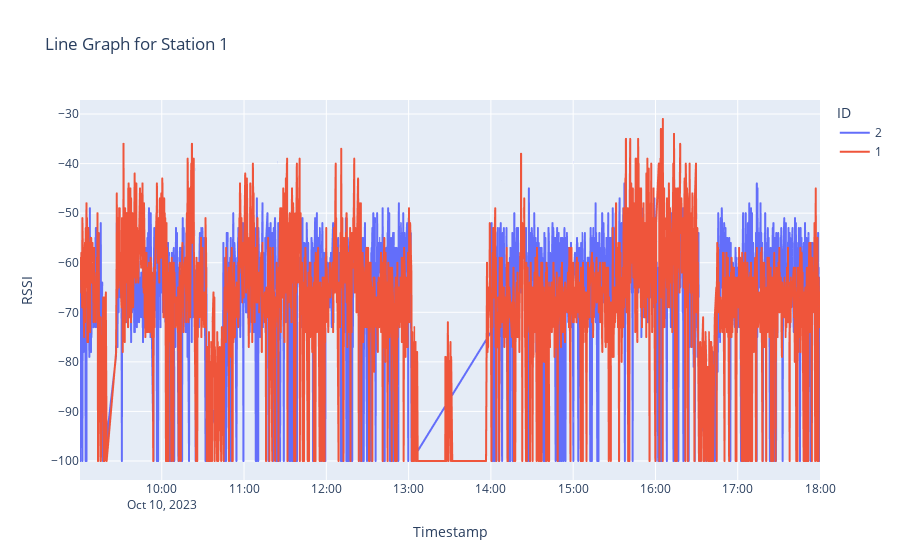
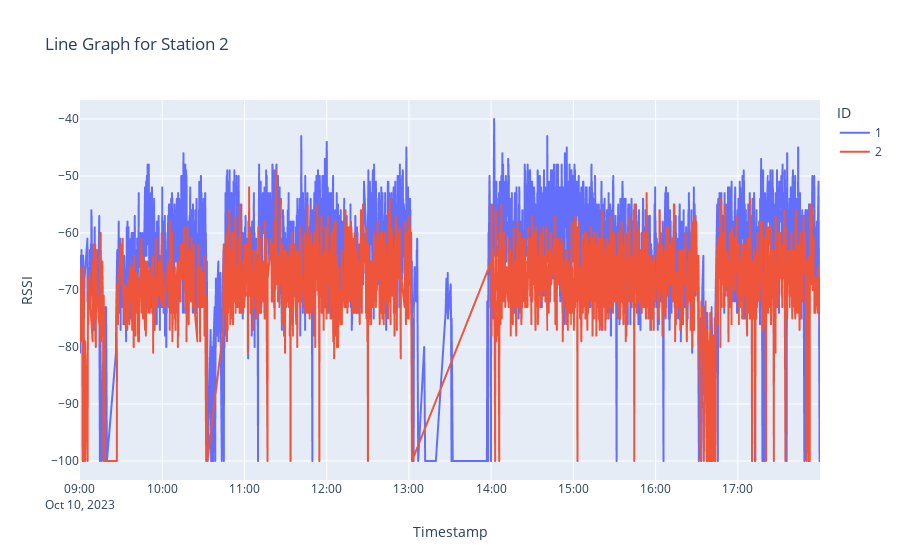
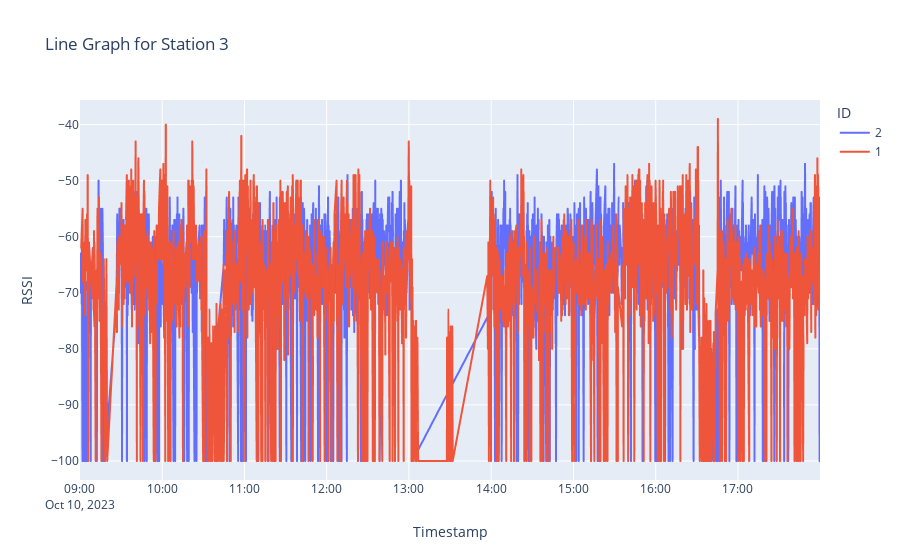

Source (notebook cell) for these figures, in order:
### Code cell
def plot_ble(df,station):
    # Plotly line graph
    fig = px.line(df, x='ts', y='rssi', color='id', title=f'Line Graph for Station {station}')
    fig.update_layout(xaxis_title='Timestamp', yaxis_title='RSSI', legend_title='ID')
    fig.show()

plot_ble(df1,station =1)
plot_ble(df2, station =2)
plot_ble(df3, station = 3)

#1 fim 18:02:00 -> 18:06:00
#2 inicio 17:57:30 -> 18:01:00

#3 monta cargas 18:07:00 -> 18:10:00

### Figure 1 — Plotly figure (JSON) as saved in the notebook; plotly's stock layout.template omitted (floating-point values rounded to 4 significant figures; data arrays with more than 128 entries replaced by an {"elided": "..."} marker saying what was removed)
{"data": [{"hovertemplate": "id=2<br>ts=%{x}<br>rssi=%{y}<extra></extra>", "legendgroup": "2", "line": {"color": "#636efa", "dash": "solid"}, "marker": {"symbol": "circle"}, "mode": "lines", "name": "2", "showlegend": true, "type": "scattergl", "x": {"elided": "1658 str values"}, "xaxis": "x", "y": {"elided": "1658 int values"}, "yaxis": "y"}, {"hovertemplate": "id=1<br>ts=%{x}<br>rssi=%{y}<extra></extra>", "legendgroup": "1", "line": {"color": "#EF553B", "dash": "solid"}, "marker": {"symbol": "circle"}, "mode": "lines", "name": "1", "showlegend": true, "type": "scattergl", "x": {"elided": "1770 str values"}, "xaxis": "x", "y": {"elided": "1770 int values"}, "yaxis": "y"}], "layout": {"legend": {"title": {"text": "ID"}, "tracegroupgap": 0}, "title": {"text": "Line Graph for Station 1"}, "xaxis": {"anchor": "y", "domain": [0, 1], "title": {"text": "Timestamp"}}, "yaxis": {"anchor": "x", "domain": [0, 1], "title": {"text": "RSSI"}}}}

### Figure 2 — Plotly figure (JSON) as saved in the notebook; plotly's stock layout.template omitted (floating-point values rounded to 4 significant figures; data arrays with more than 128 entries replaced by an {"elided": "..."} marker saying what was removed)
{"data": [{"hovertemplate": "id=1<br>ts=%{x}<br>rssi=%{y}<extra></extra>", "legendgroup": "1", "line": {"color": "#636efa", "dash": "solid"}, "marker": {"symbol": "circle"}, "mode": "lines", "name": "1", "showlegend": true, "type": "scattergl", "x": {"elided": "2090 str values"}, "xaxis": "x", "y": {"elided": "2090 int values"}, "yaxis": "y"}, {"hovertemplate": "id=2<br>ts=%{x}<br>rssi=%{y}<extra></extra>", "legendgroup": "2", "line": {"color": "#EF553B", "dash": "solid"}, "marker": {"symbol": "circle"}, "mode": "lines", "name": "2", "showlegend": true, "type": "scattergl", "x": {"elided": "1571 str values"}, "xaxis": "x", "y": {"elided": "1571 int values"}, "yaxis": "y"}], "layout": {"legend": {"title": {"text": "ID"}, "tracegroupgap": 0}, "title": {"text": "Line Graph for Station 2"}, "xaxis": {"anchor": "y", "domain": [0, 1], "title": {"text": "Timestamp"}}, "yaxis": {"anchor": "x", "domain": [0, 1], "title": {"text": "RSSI"}}}}

### Figure 3 — Plotly figure (JSON) as saved in the notebook; plotly's stock layout.template omitted (floating-point values rounded to 4 significant figures; data arrays with more than 128 entries replaced by an {"elided": "..."} marker saying what was removed)
{"data": [{"hovertemplate": "id=2<br>ts=%{x}<br>rssi=%{y}<extra></extra>", "legendgroup": "2", "line": {"color": "#636efa", "dash": "solid"}, "marker": {"symbol": "circle"}, "mode": "lines", "name": "2", "showlegend": true, "type": "scattergl", "x": {"elided": "1652 str values"}, "xaxis": "x", "y": {"elided": "1652 int values"}, "yaxis": "y"}, {"hovertemplate": "id=1<br>ts=%{x}<br>rssi=%{y}<extra></extra>", "legendgroup": "1", "line": {"color": "#EF553B", "dash": "solid"}, "marker": {"symbol": "circle"}, "mode": "lines", "name": "1", "showlegend": true, "type": "scattergl", "x": {"elided": "1671 str values"}, "xaxis": "x", "y": {"elided": "1671 int values"}, "yaxis": "y"}], "layout": {"legend": {"title": {"text": "ID"}, "tracegroupgap": 0}, "title": {"text": "Line Graph for Station 3"}, "xaxis": {"anchor": "y", "domain": [0, 1], "title": {"text": "Timestamp"}}, "yaxis": {"anchor": "x", "domain": [0, 1], "title": {"text": "RSSI"}}}}
